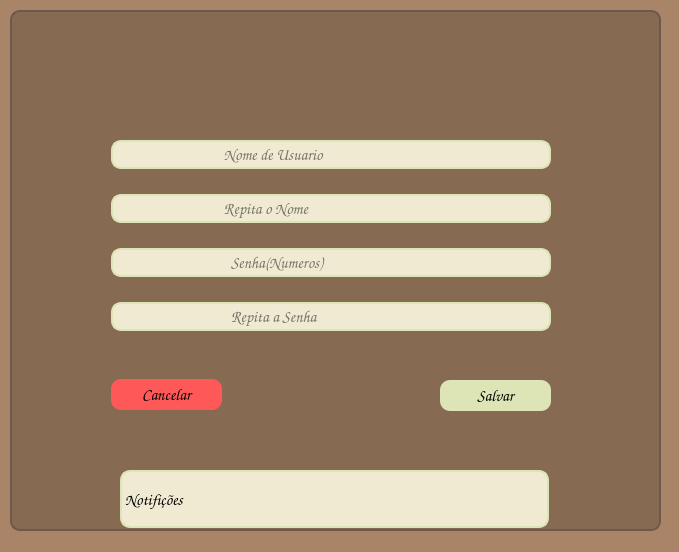
<?xml version="1.0" encoding="UTF-8"?>
<ui version="4.0">
 <class>Form</class>
 <widget class="QWidget" name="Form">
  <property name="geometry">
   <rect>
    <x>0</x>
    <y>0</y>
    <width>679</width>
    <height>552</height>
   </rect>
  </property>
  <property name="windowTitle">
   <string>Form</string>
  </property>
  <property name="styleSheet">
   <string notr="true">background-color: rgb(169, 132, 103);</string>
  </property>
  <widget class="QFrame" name="frame">
   <property name="geometry">
    <rect>
     <x>10</x>
     <y>10</y>
     <width>651</width>
     <height>521</height>
    </rect>
   </property>
   <property name="styleSheet">
    <string notr="true">QFrame{
	 background-color: rgba(0,0,0,0.2);
	 border-radius: 10px;
	 border: 2px solid rgb(108, 88, 76);
}</string>
   </property>
   <property name="frameShape">
    <enum>QFrame::StyledPanel</enum>
   </property>
   <property name="frameShadow">
    <enum>QFrame::Raised</enum>
   </property>
   <widget class="QLineEdit" name="Nome_Usuario">
    <property name="geometry">
     <rect>
      <x>101</x>
      <y>130</y>
      <width>440</width>
      <height>29</height>
     </rect>
    </property>
    <property name="font">
     <font>
      <family>Comic Sans MS</family>
      <pointsize>12</pointsize>
     </font>
    </property>
    <property name="styleSheet">
     <string notr="true">QLineEdit{
	 background-color: rgba(240, 234, 210);
	 border-radius: 10px;
	 border: 2px solid rgb(221, 229, 182);
}</string>
    </property>
    <property name="maxLength">
     <number>100</number>
    </property>
    <property name="placeholderText">
     <string>                               Nome de Usuario</string>
    </property>
   </widget>
   <widget class="QLineEdit" name="Repita_NomeUsuario">
    <property name="geometry">
     <rect>
      <x>101</x>
      <y>184</y>
      <width>440</width>
      <height>29</height>
     </rect>
    </property>
    <property name="font">
     <font>
      <family>Comic Sans MS</family>
      <pointsize>12</pointsize>
     </font>
    </property>
    <property name="styleSheet">
     <string notr="true">QLineEdit{
	 background-color: rgba(240, 234, 210);
	 border-radius: 10px;
	 border: 2px solid rgb(221, 229, 182);
}</string>
    </property>
    <property name="maxLength">
     <number>100</number>
    </property>
    <property name="placeholderText">
     <string>                               Repita o Nome</string>
    </property>
   </widget>
   <widget class="QLineEdit" name="Senha">
    <property name="geometry">
     <rect>
      <x>101</x>
      <y>238</y>
      <width>440</width>
      <height>29</height>
     </rect>
    </property>
    <property name="font">
     <font>
      <family>Comic Sans MS</family>
      <pointsize>12</pointsize>
     </font>
    </property>
    <property name="styleSheet">
     <string notr="true">QLineEdit{
	 background-color: rgba(240, 234, 210);
	 border-radius: 10px;
	 border: 2px solid rgb(221, 229, 182);
}</string>
    </property>
    <property name="maxLength">
     <number>10</number>
    </property>
    <property name="placeholderText">
     <string>                                 Senha(Numeros)</string>
    </property>
   </widget>
   <widget class="QLineEdit" name="Repita_Senha">
    <property name="geometry">
     <rect>
      <x>101</x>
      <y>292</y>
      <width>440</width>
      <height>29</height>
     </rect>
    </property>
    <property name="font">
     <font>
      <family>Comic Sans MS</family>
      <pointsize>12</pointsize>
     </font>
    </property>
    <property name="styleSheet">
     <string notr="true">QLineEdit{
	 background-color: rgba(240, 234, 210);
	 border-radius: 10px;
	 border: 2px solid rgb(221, 229, 182);
}</string>
    </property>
    <property name="maxLength">
     <number>10</number>
    </property>
    <property name="placeholderText">
     <string>                                 Repita a Senha</string>
    </property>
   </widget>
   <widget class="QPushButton" name="Salvar">
    <property name="geometry">
     <rect>
      <x>430</x>
      <y>370</y>
      <width>111</width>
      <height>31</height>
     </rect>
    </property>
    <property name="font">
     <font>
      <family>Comic Sans MS</family>
      <pointsize>12</pointsize>
     </font>
    </property>
    <property name="styleSheet">
     <string notr="true">QPushButton{
	background-color: rgb(221, 229, 182);
	
	border-radius:10px
}
QPushButton:hover{
	background-color: rgb(173, 193, 120);
	color:rgb(0, 0, 0);
}</string>
    </property>
    <property name="text">
     <string>Salvar</string>
    </property>
   </widget>
   <widget class="QPushButton" name="Cancelar">
    <property name="geometry">
     <rect>
      <x>101</x>
      <y>369</y>
      <width>111</width>
      <height>31</height>
     </rect>
    </property>
    <property name="font">
     <font>
      <family>Comic Sans MS</family>
      <pointsize>12</pointsize>
     </font>
    </property>
    <property name="styleSheet">
     <string notr="true">QPushButton{
	background-color: rgb(255, 88, 88);
	
	border-radius:10px
}
QPushButton:hover{
	background-color: rgb(255, 0, 0);
	color:rgb(0, 0, 0);
}

</string>
    </property>
    <property name="text">
     <string>Cancelar</string>
    </property>
   </widget>
   <widget class="QLabel" name="label">
    <property name="geometry">
     <rect>
      <x>270</x>
      <y>20</y>
      <width>111</width>
      <height>101</height>
     </rect>
    </property>
    <property name="styleSheet">
     <string notr="true">QLabel{
	background-color: rgba(0,0,0,0);
	border: 0px
}</string>
    </property>
    <property name="text">
     <string/>
    </property>
    <property name="pixmap">
     <pixmap>icones/capacete.png</pixmap>
    </property>
    <property name="scaledContents">
     <bool>true</bool>
    </property>
   </widget>
   <widget class="QLabel" name="caixa_notificacao">
    <property name="geometry">
     <rect>
      <x>110</x>
      <y>460</y>
      <width>429</width>
      <height>58</height>
     </rect>
    </property>
    <property name="font">
     <font>
      <family>Comic Sans MS</family>
      <pointsize>12</pointsize>
     </font>
    </property>
    <property name="styleSheet">
     <string notr="true">QLabel{
	 background-color: rgb(240, 234, 210);
	 border-radius: 10px;
	 border: 2px solid rgb(221, 229, 182);
}</string>
    </property>
    <property name="text">
     <string>Notifições</string>
    </property>
    <property name="textFormat">
     <enum>Qt::AutoText</enum>
    </property>
    <property name="wordWrap">
     <bool>false</bool>
    </property>
   </widget>
  </widget>
 </widget>
 <resources/>
 <connections/>
</ui>
